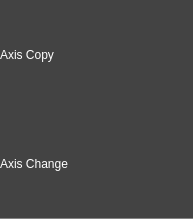
<?xml version="1.0" encoding="UTF-8"?>
<ui version="4.0">
 <class>UserActionWidget</class>
 <widget class="QWidget" name="UserActionWidget">
  <property name="geometry">
   <rect>
    <x>0</x>
    <y>0</y>
    <width>193</width>
    <height>219</height>
   </rect>
  </property>
  <property name="windowTitle">
   <string>Form</string>
  </property>
  <property name="styleSheet">
   <string notr="true">QLabel{
	background-color: rgb(67, 67, 67);
	color: rgb(255, 255, 255);
	font: 75 12pt &quot;Consolas&quot;;
}
QPushButton {
    border: none;
    border-radius: 0px;
	background-color: rgb(199, 199, 199);
	color: black;
	min-height:30px;
	min-width:120px;
}
QPushButton:hover {
    border: none;
    border-radius: 0px;
    background-color: qlineargradient(x1: 0, y1: 0, x2: 0, y2: 1,
                                      stop: 0 #f6f7fa, stop: 1 #dadbde);
	color: black;
	min-height:30px;
	min-width:120px;
}

QPushButton:pressed {
    background-color: qlineargradient(x1: 0, y1: 0, x2: 0, y2: 1,
                                      stop: 0 #dadbde, stop: 1 #f6f7fa);
}

QPushButton:flat {
    border: none; /* no border for a flat push button */
}

QPushButton:default {
    border-color: navy; /* make the default button prominent */
}
QWidget#UserActionWidget{
	background-color: rgb(131, 131, 131);
	/*border: 2px solid black;*/
	
}</string>
  </property>
  <layout class="QVBoxLayout" name="verticalLayout_3">
   <property name="spacing">
    <number>0</number>
   </property>
   <property name="leftMargin">
    <number>0</number>
   </property>
   <property name="topMargin">
    <number>0</number>
   </property>
   <property name="rightMargin">
    <number>0</number>
   </property>
   <property name="bottomMargin">
    <number>0</number>
   </property>
   <item>
    <widget class="QLabel" name="label">
     <property name="text">
      <string>Axis Copy</string>
     </property>
    </widget>
   </item>
   <item>
    <layout class="QVBoxLayout" name="vLayout_copy">
     <property name="spacing">
      <number>1</number>
     </property>
     <property name="bottomMargin">
      <number>0</number>
     </property>
    </layout>
   </item>
   <item>
    <widget class="QLabel" name="label_2">
     <property name="text">
      <string>Axis Change</string>
     </property>
    </widget>
   </item>
   <item>
    <layout class="QVBoxLayout" name="vLayout_change">
     <property name="spacing">
      <number>1</number>
     </property>
     <property name="bottomMargin">
      <number>1</number>
     </property>
    </layout>
   </item>
  </layout>
 </widget>
 <resources/>
 <connections/>
</ui>
